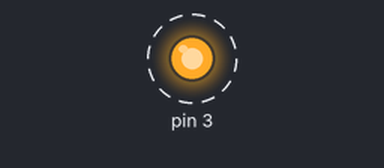
A program run on a simulated Raspberry Pi (header pin numbers), started with the argument 3. Shown: output pins drawn as LEDs (lit = HIGH). Dashed ring = blinking.

Above: at 0.15 s.
Timing chart, 0 to 3.0 s (numbered marks = the images above):
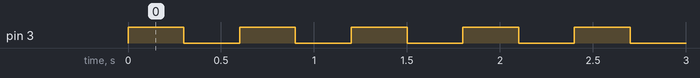

The program:

blinking.py
```python
import sys
import RPi.GPIO as GPIO
from time import sleep

gate_out = int(sys.argv[1])

GPIO.setwarnings(False)
GPIO.setmode(GPIO.BOARD)

GPIO.setup(gate_out, GPIO.OUT)

while True:
    GPIO.output(gate_out,GPIO.HIGH)
    sleep(0.3)
    GPIO.output(gate_out,GPIO.LOW)
    sleep(0.3)
```

Measured:
- by itself, pin 3: alternates HIGH for 0.30 s and LOW for 0.30 s
